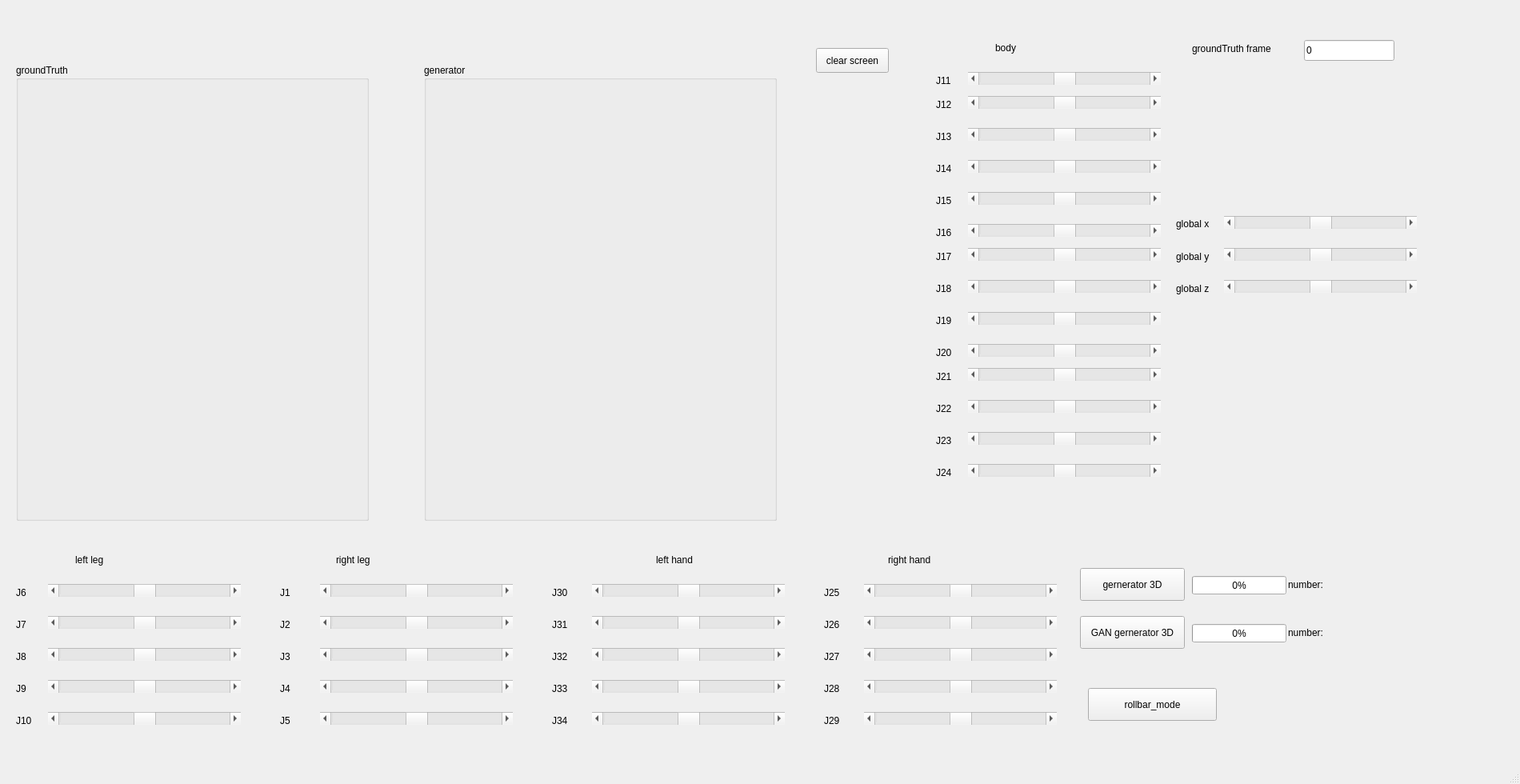
<?xml version="1.0" encoding="UTF-8"?>
<ui version="4.0">
 <class>MainWindow</class>
 <widget class="QMainWindow" name="MainWindow">
  <property name="geometry">
   <rect>
    <x>0</x>
    <y>0</y>
    <width>1900</width>
    <height>980</height>
   </rect>
  </property>
  <property name="windowTitle">
   <string>MainWindow</string>
  </property>
  <widget class="QWidget" name="centralwidget">
   <widget class="QGroupBox" name="groupBox_groundTruth">
    <property name="geometry">
     <rect>
      <x>20</x>
      <y>80</y>
      <width>441</width>
      <height>571</height>
     </rect>
    </property>
    <property name="title">
     <string>groundTruth</string>
    </property>
   </widget>
   <widget class="QPushButton" name="but_clearScreem">
    <property name="geometry">
     <rect>
      <x>1020</x>
      <y>60</y>
      <width>91</width>
      <height>31</height>
     </rect>
    </property>
    <property name="text">
     <string>clear screen</string>
    </property>
   </widget>
   <widget class="QPushButton" name="but_generater">
    <property name="geometry">
     <rect>
      <x>1350</x>
      <y>710</y>
      <width>131</width>
      <height>41</height>
     </rect>
    </property>
    <property name="text">
     <string>gernerator 3D</string>
    </property>
   </widget>
   <widget class="QPushButton" name="but_showMode">
    <property name="geometry">
     <rect>
      <x>1360</x>
      <y>860</y>
      <width>161</width>
      <height>41</height>
     </rect>
    </property>
    <property name="text">
     <string>rollbar_mode</string>
    </property>
   </widget>
   <widget class="QLabel" name="label_joint7">
    <property name="geometry">
     <rect>
      <x>20</x>
      <y>770</y>
      <width>41</width>
      <height>21</height>
     </rect>
    </property>
    <property name="text">
     <string>J7</string>
    </property>
   </widget>
   <widget class="QScrollBar" name="bar_joint9">
    <property name="geometry">
     <rect>
      <x>60</x>
      <y>850</y>
      <width>241</width>
      <height>16</height>
     </rect>
    </property>
    <property name="minimum">
     <number>-180</number>
    </property>
    <property name="maximum">
     <number>180</number>
    </property>
    <property name="orientation">
     <enum>Qt::Horizontal</enum>
    </property>
   </widget>
   <widget class="QScrollBar" name="bar_joint5">
    <property name="geometry">
     <rect>
      <x>400</x>
      <y>890</y>
      <width>241</width>
      <height>16</height>
     </rect>
    </property>
    <property name="minimum">
     <number>-180</number>
    </property>
    <property name="maximum">
     <number>180</number>
    </property>
    <property name="orientation">
     <enum>Qt::Horizontal</enum>
    </property>
   </widget>
   <widget class="QScrollBar" name="bar_joint6">
    <property name="geometry">
     <rect>
      <x>60</x>
      <y>730</y>
      <width>241</width>
      <height>16</height>
     </rect>
    </property>
    <property name="minimum">
     <number>-180</number>
    </property>
    <property name="maximum">
     <number>180</number>
    </property>
    <property name="orientation">
     <enum>Qt::Horizontal</enum>
    </property>
   </widget>
   <widget class="QLabel" name="label_joint10">
    <property name="geometry">
     <rect>
      <x>20</x>
      <y>890</y>
      <width>41</width>
      <height>21</height>
     </rect>
    </property>
    <property name="text">
     <string>J10</string>
    </property>
   </widget>
   <widget class="QScrollBar" name="bar_joint32">
    <property name="geometry">
     <rect>
      <x>740</x>
      <y>810</y>
      <width>241</width>
      <height>16</height>
     </rect>
    </property>
    <property name="minimum">
     <number>-180</number>
    </property>
    <property name="maximum">
     <number>180</number>
    </property>
    <property name="orientation">
     <enum>Qt::Horizontal</enum>
    </property>
   </widget>
   <widget class="QLabel" name="label_joint6">
    <property name="geometry">
     <rect>
      <x>20</x>
      <y>730</y>
      <width>41</width>
      <height>21</height>
     </rect>
    </property>
    <property name="text">
     <string>J6</string>
    </property>
   </widget>
   <widget class="QLabel" name="label_joint34">
    <property name="geometry">
     <rect>
      <x>690</x>
      <y>890</y>
      <width>41</width>
      <height>21</height>
     </rect>
    </property>
    <property name="text">
     <string>J34</string>
    </property>
   </widget>
   <widget class="QLabel" name="label_joint1">
    <property name="geometry">
     <rect>
      <x>350</x>
      <y>730</y>
      <width>41</width>
      <height>21</height>
     </rect>
    </property>
    <property name="text">
     <string>J1</string>
    </property>
   </widget>
   <widget class="QScrollBar" name="bar_joint2">
    <property name="geometry">
     <rect>
      <x>400</x>
      <y>770</y>
      <width>241</width>
      <height>16</height>
     </rect>
    </property>
    <property name="minimum">
     <number>-180</number>
    </property>
    <property name="maximum">
     <number>180</number>
    </property>
    <property name="orientation">
     <enum>Qt::Horizontal</enum>
    </property>
   </widget>
   <widget class="QScrollBar" name="bar_joint7">
    <property name="geometry">
     <rect>
      <x>60</x>
      <y>770</y>
      <width>241</width>
      <height>16</height>
     </rect>
    </property>
    <property name="minimum">
     <number>-180</number>
    </property>
    <property name="maximum">
     <number>180</number>
    </property>
    <property name="orientation">
     <enum>Qt::Horizontal</enum>
    </property>
   </widget>
   <widget class="QScrollBar" name="bar_joint29">
    <property name="geometry">
     <rect>
      <x>1080</x>
      <y>890</y>
      <width>241</width>
      <height>16</height>
     </rect>
    </property>
    <property name="minimum">
     <number>-180</number>
    </property>
    <property name="maximum">
     <number>180</number>
    </property>
    <property name="orientation">
     <enum>Qt::Horizontal</enum>
    </property>
   </widget>
   <widget class="QLabel" name="label_joint4">
    <property name="geometry">
     <rect>
      <x>350</x>
      <y>850</y>
      <width>41</width>
      <height>21</height>
     </rect>
    </property>
    <property name="text">
     <string>J4</string>
    </property>
   </widget>
   <widget class="QScrollBar" name="bar_joint31">
    <property name="geometry">
     <rect>
      <x>740</x>
      <y>770</y>
      <width>241</width>
      <height>16</height>
     </rect>
    </property>
    <property name="minimum">
     <number>-180</number>
    </property>
    <property name="maximum">
     <number>180</number>
    </property>
    <property name="orientation">
     <enum>Qt::Horizontal</enum>
    </property>
   </widget>
   <widget class="QScrollBar" name="bar_joint25">
    <property name="geometry">
     <rect>
      <x>1080</x>
      <y>730</y>
      <width>241</width>
      <height>16</height>
     </rect>
    </property>
    <property name="minimum">
     <number>-180</number>
    </property>
    <property name="maximum">
     <number>180</number>
    </property>
    <property name="orientation">
     <enum>Qt::Horizontal</enum>
    </property>
   </widget>
   <widget class="QScrollBar" name="bar_joint26">
    <property name="geometry">
     <rect>
      <x>1080</x>
      <y>770</y>
      <width>241</width>
      <height>16</height>
     </rect>
    </property>
    <property name="minimum">
     <number>-180</number>
    </property>
    <property name="maximum">
     <number>180</number>
    </property>
    <property name="orientation">
     <enum>Qt::Horizontal</enum>
    </property>
   </widget>
   <widget class="QLabel" name="label_joint29">
    <property name="geometry">
     <rect>
      <x>1030</x>
      <y>890</y>
      <width>41</width>
      <height>21</height>
     </rect>
    </property>
    <property name="text">
     <string>J29</string>
    </property>
   </widget>
   <widget class="QScrollBar" name="bar_joint1">
    <property name="geometry">
     <rect>
      <x>400</x>
      <y>730</y>
      <width>241</width>
      <height>16</height>
     </rect>
    </property>
    <property name="minimum">
     <number>-180</number>
    </property>
    <property name="maximum">
     <number>180</number>
    </property>
    <property name="orientation">
     <enum>Qt::Horizontal</enum>
    </property>
   </widget>
   <widget class="QLabel" name="label_joint8">
    <property name="geometry">
     <rect>
      <x>20</x>
      <y>810</y>
      <width>41</width>
      <height>21</height>
     </rect>
    </property>
    <property name="text">
     <string>J8</string>
    </property>
   </widget>
   <widget class="QScrollBar" name="bar_joint34">
    <property name="geometry">
     <rect>
      <x>740</x>
      <y>890</y>
      <width>241</width>
      <height>16</height>
     </rect>
    </property>
    <property name="minimum">
     <number>-180</number>
    </property>
    <property name="maximum">
     <number>180</number>
    </property>
    <property name="orientation">
     <enum>Qt::Horizontal</enum>
    </property>
   </widget>
   <widget class="QLabel" name="label_title5">
    <property name="geometry">
     <rect>
      <x>820</x>
      <y>690</y>
      <width>71</width>
      <height>20</height>
     </rect>
    </property>
    <property name="text">
     <string>left hand</string>
    </property>
   </widget>
   <widget class="QScrollBar" name="bar_joint4">
    <property name="geometry">
     <rect>
      <x>400</x>
      <y>850</y>
      <width>241</width>
      <height>16</height>
     </rect>
    </property>
    <property name="minimum">
     <number>-180</number>
    </property>
    <property name="maximum">
     <number>180</number>
    </property>
    <property name="orientation">
     <enum>Qt::Horizontal</enum>
    </property>
   </widget>
   <widget class="QLabel" name="label_joint32">
    <property name="geometry">
     <rect>
      <x>690</x>
      <y>810</y>
      <width>41</width>
      <height>21</height>
     </rect>
    </property>
    <property name="text">
     <string>J32</string>
    </property>
   </widget>
   <widget class="QLabel" name="label_joint9">
    <property name="geometry">
     <rect>
      <x>20</x>
      <y>850</y>
      <width>41</width>
      <height>21</height>
     </rect>
    </property>
    <property name="text">
     <string>J9</string>
    </property>
   </widget>
   <widget class="QScrollBar" name="bar_joint3">
    <property name="geometry">
     <rect>
      <x>400</x>
      <y>810</y>
      <width>241</width>
      <height>16</height>
     </rect>
    </property>
    <property name="minimum">
     <number>-180</number>
    </property>
    <property name="maximum">
     <number>180</number>
    </property>
    <property name="orientation">
     <enum>Qt::Horizontal</enum>
    </property>
   </widget>
   <widget class="QLabel" name="label_joint25">
    <property name="geometry">
     <rect>
      <x>1030</x>
      <y>730</y>
      <width>41</width>
      <height>21</height>
     </rect>
    </property>
    <property name="text">
     <string>J25</string>
    </property>
   </widget>
   <widget class="QLabel" name="label_title4">
    <property name="geometry">
     <rect>
      <x>1110</x>
      <y>690</y>
      <width>71</width>
      <height>20</height>
     </rect>
    </property>
    <property name="text">
     <string>right hand</string>
    </property>
   </widget>
   <widget class="QLabel" name="label_title1">
    <property name="geometry">
     <rect>
      <x>420</x>
      <y>690</y>
      <width>71</width>
      <height>20</height>
     </rect>
    </property>
    <property name="text">
     <string>right leg</string>
    </property>
   </widget>
   <widget class="QLabel" name="label_joint5">
    <property name="geometry">
     <rect>
      <x>350</x>
      <y>890</y>
      <width>41</width>
      <height>21</height>
     </rect>
    </property>
    <property name="text">
     <string>J5</string>
    </property>
   </widget>
   <widget class="QLabel" name="label_joint30">
    <property name="geometry">
     <rect>
      <x>690</x>
      <y>730</y>
      <width>41</width>
      <height>21</height>
     </rect>
    </property>
    <property name="text">
     <string>J30</string>
    </property>
   </widget>
   <widget class="QScrollBar" name="bar_joint8">
    <property name="geometry">
     <rect>
      <x>60</x>
      <y>810</y>
      <width>241</width>
      <height>16</height>
     </rect>
    </property>
    <property name="minimum">
     <number>-180</number>
    </property>
    <property name="maximum">
     <number>180</number>
    </property>
    <property name="orientation">
     <enum>Qt::Horizontal</enum>
    </property>
   </widget>
   <widget class="QLabel" name="label_joint27">
    <property name="geometry">
     <rect>
      <x>1030</x>
      <y>810</y>
      <width>41</width>
      <height>21</height>
     </rect>
    </property>
    <property name="text">
     <string>J27</string>
    </property>
   </widget>
   <widget class="QLabel" name="label_joint3">
    <property name="geometry">
     <rect>
      <x>350</x>
      <y>810</y>
      <width>41</width>
      <height>21</height>
     </rect>
    </property>
    <property name="text">
     <string>J3</string>
    </property>
   </widget>
   <widget class="QLabel" name="label_joint33">
    <property name="geometry">
     <rect>
      <x>690</x>
      <y>850</y>
      <width>41</width>
      <height>21</height>
     </rect>
    </property>
    <property name="text">
     <string>J33</string>
    </property>
   </widget>
   <widget class="QLabel" name="label_title2">
    <property name="geometry">
     <rect>
      <x>94</x>
      <y>690</y>
      <width>71</width>
      <height>20</height>
     </rect>
    </property>
    <property name="text">
     <string>left leg</string>
    </property>
   </widget>
   <widget class="QScrollBar" name="bar_joint27">
    <property name="geometry">
     <rect>
      <x>1080</x>
      <y>810</y>
      <width>241</width>
      <height>16</height>
     </rect>
    </property>
    <property name="minimum">
     <number>-180</number>
    </property>
    <property name="maximum">
     <number>180</number>
    </property>
    <property name="orientation">
     <enum>Qt::Horizontal</enum>
    </property>
   </widget>
   <widget class="QLabel" name="label_joint31">
    <property name="geometry">
     <rect>
      <x>690</x>
      <y>770</y>
      <width>41</width>
      <height>21</height>
     </rect>
    </property>
    <property name="text">
     <string>J31</string>
    </property>
   </widget>
   <widget class="QLabel" name="label_joint26">
    <property name="geometry">
     <rect>
      <x>1030</x>
      <y>770</y>
      <width>41</width>
      <height>21</height>
     </rect>
    </property>
    <property name="text">
     <string>J26</string>
    </property>
   </widget>
   <widget class="QScrollBar" name="bar_joint30">
    <property name="geometry">
     <rect>
      <x>740</x>
      <y>730</y>
      <width>241</width>
      <height>16</height>
     </rect>
    </property>
    <property name="minimum">
     <number>-180</number>
    </property>
    <property name="maximum">
     <number>180</number>
    </property>
    <property name="orientation">
     <enum>Qt::Horizontal</enum>
    </property>
   </widget>
   <widget class="QLabel" name="label_joint28">
    <property name="geometry">
     <rect>
      <x>1030</x>
      <y>850</y>
      <width>41</width>
      <height>21</height>
     </rect>
    </property>
    <property name="text">
     <string>J28</string>
    </property>
   </widget>
   <widget class="QScrollBar" name="bar_joint28">
    <property name="geometry">
     <rect>
      <x>1080</x>
      <y>850</y>
      <width>241</width>
      <height>16</height>
     </rect>
    </property>
    <property name="minimum">
     <number>-180</number>
    </property>
    <property name="maximum">
     <number>180</number>
    </property>
    <property name="orientation">
     <enum>Qt::Horizontal</enum>
    </property>
   </widget>
   <widget class="QScrollBar" name="bar_joint10">
    <property name="geometry">
     <rect>
      <x>60</x>
      <y>890</y>
      <width>241</width>
      <height>16</height>
     </rect>
    </property>
    <property name="minimum">
     <number>-180</number>
    </property>
    <property name="maximum">
     <number>180</number>
    </property>
    <property name="orientation">
     <enum>Qt::Horizontal</enum>
    </property>
   </widget>
   <widget class="QLabel" name="label_joint2">
    <property name="geometry">
     <rect>
      <x>350</x>
      <y>770</y>
      <width>41</width>
      <height>21</height>
     </rect>
    </property>
    <property name="text">
     <string>J2</string>
    </property>
   </widget>
   <widget class="QScrollBar" name="bar_joint33">
    <property name="geometry">
     <rect>
      <x>740</x>
      <y>850</y>
      <width>241</width>
      <height>16</height>
     </rect>
    </property>
    <property name="minimum">
     <number>-180</number>
    </property>
    <property name="maximum">
     <number>180</number>
    </property>
    <property name="orientation">
     <enum>Qt::Horizontal</enum>
    </property>
   </widget>
   <widget class="QScrollBar" name="bar_joint13">
    <property name="geometry">
     <rect>
      <x>1210</x>
      <y>160</y>
      <width>241</width>
      <height>16</height>
     </rect>
    </property>
    <property name="minimum">
     <number>-180</number>
    </property>
    <property name="maximum">
     <number>180</number>
    </property>
    <property name="orientation">
     <enum>Qt::Horizontal</enum>
    </property>
   </widget>
   <widget class="QScrollBar" name="bar_joint24">
    <property name="geometry">
     <rect>
      <x>1210</x>
      <y>580</y>
      <width>241</width>
      <height>16</height>
     </rect>
    </property>
    <property name="minimum">
     <number>-180</number>
    </property>
    <property name="maximum">
     <number>180</number>
    </property>
    <property name="orientation">
     <enum>Qt::Horizontal</enum>
    </property>
   </widget>
   <widget class="QLabel" name="label_joint18">
    <property name="geometry">
     <rect>
      <x>1170</x>
      <y>350</y>
      <width>41</width>
      <height>21</height>
     </rect>
    </property>
    <property name="text">
     <string>J18</string>
    </property>
   </widget>
   <widget class="QScrollBar" name="bar_joint19">
    <property name="geometry">
     <rect>
      <x>1210</x>
      <y>390</y>
      <width>241</width>
      <height>16</height>
     </rect>
    </property>
    <property name="minimum">
     <number>-180</number>
    </property>
    <property name="maximum">
     <number>180</number>
    </property>
    <property name="orientation">
     <enum>Qt::Horizontal</enum>
    </property>
   </widget>
   <widget class="QLabel" name="label_joint15">
    <property name="geometry">
     <rect>
      <x>1170</x>
      <y>240</y>
      <width>41</width>
      <height>21</height>
     </rect>
    </property>
    <property name="text">
     <string>J15</string>
    </property>
   </widget>
   <widget class="QScrollBar" name="bar_joint15">
    <property name="geometry">
     <rect>
      <x>1210</x>
      <y>240</y>
      <width>241</width>
      <height>16</height>
     </rect>
    </property>
    <property name="minimum">
     <number>-180</number>
    </property>
    <property name="maximum">
     <number>180</number>
    </property>
    <property name="orientation">
     <enum>Qt::Horizontal</enum>
    </property>
   </widget>
   <widget class="QLabel" name="label_joint13">
    <property name="geometry">
     <rect>
      <x>1170</x>
      <y>160</y>
      <width>41</width>
      <height>21</height>
     </rect>
    </property>
    <property name="text">
     <string>J13</string>
    </property>
   </widget>
   <widget class="QLabel" name="label_title3">
    <property name="geometry">
     <rect>
      <x>1244</x>
      <y>50</y>
      <width>71</width>
      <height>20</height>
     </rect>
    </property>
    <property name="text">
     <string>body</string>
    </property>
   </widget>
   <widget class="QLabel" name="label_join16">
    <property name="geometry">
     <rect>
      <x>1170</x>
      <y>280</y>
      <width>41</width>
      <height>21</height>
     </rect>
    </property>
    <property name="text">
     <string>J16</string>
    </property>
   </widget>
   <widget class="QLabel" name="label_joint11">
    <property name="geometry">
     <rect>
      <x>1170</x>
      <y>90</y>
      <width>41</width>
      <height>21</height>
     </rect>
    </property>
    <property name="text">
     <string>J11</string>
    </property>
   </widget>
   <widget class="QLabel" name="label_joint12">
    <property name="geometry">
     <rect>
      <x>1170</x>
      <y>120</y>
      <width>41</width>
      <height>21</height>
     </rect>
    </property>
    <property name="text">
     <string>J12</string>
    </property>
   </widget>
   <widget class="QLabel" name="label_joint23">
    <property name="geometry">
     <rect>
      <x>1170</x>
      <y>540</y>
      <width>41</width>
      <height>21</height>
     </rect>
    </property>
    <property name="text">
     <string>J23</string>
    </property>
   </widget>
   <widget class="QScrollBar" name="bar_joint11">
    <property name="geometry">
     <rect>
      <x>1210</x>
      <y>90</y>
      <width>241</width>
      <height>16</height>
     </rect>
    </property>
    <property name="minimum">
     <number>-180</number>
    </property>
    <property name="maximum">
     <number>180</number>
    </property>
    <property name="orientation">
     <enum>Qt::Horizontal</enum>
    </property>
   </widget>
   <widget class="QScrollBar" name="bar_joint18">
    <property name="geometry">
     <rect>
      <x>1210</x>
      <y>350</y>
      <width>241</width>
      <height>16</height>
     </rect>
    </property>
    <property name="minimum">
     <number>-180</number>
    </property>
    <property name="maximum">
     <number>180</number>
    </property>
    <property name="orientation">
     <enum>Qt::Horizontal</enum>
    </property>
   </widget>
   <widget class="QLabel" name="label_joint14">
    <property name="geometry">
     <rect>
      <x>1170</x>
      <y>200</y>
      <width>41</width>
      <height>21</height>
     </rect>
    </property>
    <property name="text">
     <string>J14</string>
    </property>
   </widget>
   <widget class="QLabel" name="label_joint17">
    <property name="geometry">
     <rect>
      <x>1170</x>
      <y>310</y>
      <width>41</width>
      <height>21</height>
     </rect>
    </property>
    <property name="text">
     <string>J17</string>
    </property>
   </widget>
   <widget class="QScrollBar" name="bar_joint20">
    <property name="geometry">
     <rect>
      <x>1210</x>
      <y>430</y>
      <width>241</width>
      <height>16</height>
     </rect>
    </property>
    <property name="minimum">
     <number>-180</number>
    </property>
    <property name="maximum">
     <number>180</number>
    </property>
    <property name="orientation">
     <enum>Qt::Horizontal</enum>
    </property>
   </widget>
   <widget class="QLabel" name="label_joint24">
    <property name="geometry">
     <rect>
      <x>1170</x>
      <y>580</y>
      <width>41</width>
      <height>21</height>
     </rect>
    </property>
    <property name="text">
     <string>J24</string>
    </property>
   </widget>
   <widget class="QLabel" name="label_joint21">
    <property name="geometry">
     <rect>
      <x>1170</x>
      <y>460</y>
      <width>41</width>
      <height>21</height>
     </rect>
    </property>
    <property name="text">
     <string>J21</string>
    </property>
   </widget>
   <widget class="QScrollBar" name="bar_joint12">
    <property name="geometry">
     <rect>
      <x>1210</x>
      <y>120</y>
      <width>241</width>
      <height>16</height>
     </rect>
    </property>
    <property name="minimum">
     <number>-180</number>
    </property>
    <property name="maximum">
     <number>180</number>
    </property>
    <property name="orientation">
     <enum>Qt::Horizontal</enum>
    </property>
   </widget>
   <widget class="QScrollBar" name="bar_joint16">
    <property name="geometry">
     <rect>
      <x>1210</x>
      <y>280</y>
      <width>241</width>
      <height>16</height>
     </rect>
    </property>
    <property name="minimum">
     <number>-180</number>
    </property>
    <property name="maximum">
     <number>180</number>
    </property>
    <property name="orientation">
     <enum>Qt::Horizontal</enum>
    </property>
   </widget>
   <widget class="QLabel" name="label_joint20">
    <property name="geometry">
     <rect>
      <x>1170</x>
      <y>430</y>
      <width>41</width>
      <height>21</height>
     </rect>
    </property>
    <property name="text">
     <string>J20</string>
    </property>
   </widget>
   <widget class="QScrollBar" name="bar_joint23">
    <property name="geometry">
     <rect>
      <x>1210</x>
      <y>540</y>
      <width>241</width>
      <height>16</height>
     </rect>
    </property>
    <property name="minimum">
     <number>-180</number>
    </property>
    <property name="maximum">
     <number>180</number>
    </property>
    <property name="orientation">
     <enum>Qt::Horizontal</enum>
    </property>
   </widget>
   <widget class="QScrollBar" name="bar_joint22">
    <property name="geometry">
     <rect>
      <x>1210</x>
      <y>500</y>
      <width>241</width>
      <height>16</height>
     </rect>
    </property>
    <property name="minimum">
     <number>-180</number>
    </property>
    <property name="maximum">
     <number>180</number>
    </property>
    <property name="orientation">
     <enum>Qt::Horizontal</enum>
    </property>
   </widget>
   <widget class="QLabel" name="label_joint22">
    <property name="geometry">
     <rect>
      <x>1170</x>
      <y>500</y>
      <width>41</width>
      <height>21</height>
     </rect>
    </property>
    <property name="text">
     <string>J22</string>
    </property>
   </widget>
   <widget class="QScrollBar" name="bar_joint17">
    <property name="geometry">
     <rect>
      <x>1210</x>
      <y>310</y>
      <width>241</width>
      <height>16</height>
     </rect>
    </property>
    <property name="minimum">
     <number>-180</number>
    </property>
    <property name="maximum">
     <number>180</number>
    </property>
    <property name="orientation">
     <enum>Qt::Horizontal</enum>
    </property>
   </widget>
   <widget class="QScrollBar" name="bar_joint14">
    <property name="geometry">
     <rect>
      <x>1210</x>
      <y>200</y>
      <width>241</width>
      <height>16</height>
     </rect>
    </property>
    <property name="minimum">
     <number>-180</number>
    </property>
    <property name="maximum">
     <number>180</number>
    </property>
    <property name="orientation">
     <enum>Qt::Horizontal</enum>
    </property>
   </widget>
   <widget class="QLabel" name="label_joint19">
    <property name="geometry">
     <rect>
      <x>1170</x>
      <y>390</y>
      <width>41</width>
      <height>21</height>
     </rect>
    </property>
    <property name="text">
     <string>J19</string>
    </property>
   </widget>
   <widget class="QScrollBar" name="bar_joint21">
    <property name="geometry">
     <rect>
      <x>1210</x>
      <y>460</y>
      <width>241</width>
      <height>16</height>
     </rect>
    </property>
    <property name="minimum">
     <number>-180</number>
    </property>
    <property name="maximum">
     <number>180</number>
    </property>
    <property name="orientation">
     <enum>Qt::Horizontal</enum>
    </property>
   </widget>
   <widget class="QProgressBar" name="progressBar_generator_3d">
    <property name="geometry">
     <rect>
      <x>1490</x>
      <y>720</y>
      <width>118</width>
      <height>23</height>
     </rect>
    </property>
    <property name="value">
     <number>0</number>
    </property>
   </widget>
   <widget class="QScrollBar" name="bar_global_x">
    <property name="geometry">
     <rect>
      <x>1530</x>
      <y>270</y>
      <width>241</width>
      <height>16</height>
     </rect>
    </property>
    <property name="minimum">
     <number>-180</number>
    </property>
    <property name="maximum">
     <number>180</number>
    </property>
    <property name="orientation">
     <enum>Qt::Horizontal</enum>
    </property>
   </widget>
   <widget class="QLabel" name="label_global_z">
    <property name="geometry">
     <rect>
      <x>1470</x>
      <y>350</y>
      <width>51</width>
      <height>21</height>
     </rect>
    </property>
    <property name="text">
     <string>global z</string>
    </property>
   </widget>
   <widget class="QScrollBar" name="bar_global_y">
    <property name="geometry">
     <rect>
      <x>1530</x>
      <y>310</y>
      <width>241</width>
      <height>16</height>
     </rect>
    </property>
    <property name="minimum">
     <number>-180</number>
    </property>
    <property name="maximum">
     <number>180</number>
    </property>
    <property name="orientation">
     <enum>Qt::Horizontal</enum>
    </property>
   </widget>
   <widget class="QScrollBar" name="bar_global_z">
    <property name="geometry">
     <rect>
      <x>1530</x>
      <y>350</y>
      <width>241</width>
      <height>16</height>
     </rect>
    </property>
    <property name="minimum">
     <number>-180</number>
    </property>
    <property name="maximum">
     <number>180</number>
    </property>
    <property name="orientation">
     <enum>Qt::Horizontal</enum>
    </property>
   </widget>
   <widget class="QLabel" name="label_global_x">
    <property name="geometry">
     <rect>
      <x>1470</x>
      <y>270</y>
      <width>51</width>
      <height>20</height>
     </rect>
    </property>
    <property name="text">
     <string>global x</string>
    </property>
   </widget>
   <widget class="QLabel" name="label_global_y">
    <property name="geometry">
     <rect>
      <x>1470</x>
      <y>310</y>
      <width>51</width>
      <height>21</height>
     </rect>
    </property>
    <property name="text">
     <string>global y</string>
    </property>
   </widget>
   <widget class="QGroupBox" name="groupBox_generator">
    <property name="geometry">
     <rect>
      <x>530</x>
      <y>80</y>
      <width>441</width>
      <height>571</height>
     </rect>
    </property>
    <property name="title">
     <string>generator</string>
    </property>
   </widget>
   <widget class="QLabel" name="label_groundTruth_frame">
    <property name="geometry">
     <rect>
      <x>1490</x>
      <y>40</y>
      <width>121</width>
      <height>41</height>
     </rect>
    </property>
    <property name="text">
     <string>groundTruth frame</string>
    </property>
   </widget>
   <widget class="QLineEdit" name="lineEdit_groundTruth_frame">
    <property name="geometry">
     <rect>
      <x>1630</x>
      <y>50</y>
      <width>113</width>
      <height>26</height>
     </rect>
    </property>
    <property name="text">
     <string>0</string>
    </property>
   </widget>
   <widget class="QPushButton" name="but_GAN_generater">
    <property name="geometry">
     <rect>
      <x>1350</x>
      <y>770</y>
      <width>131</width>
      <height>41</height>
     </rect>
    </property>
    <property name="text">
     <string>GAN gernerator 3D</string>
    </property>
   </widget>
   <widget class="QProgressBar" name="progressBar_GAN_generator_3d">
    <property name="geometry">
     <rect>
      <x>1490</x>
      <y>780</y>
      <width>118</width>
      <height>23</height>
     </rect>
    </property>
    <property name="value">
     <number>0</number>
    </property>
   </widget>
   <widget class="QLabel" name="label_generator_num">
    <property name="geometry">
     <rect>
      <x>1610</x>
      <y>710</y>
      <width>181</width>
      <height>41</height>
     </rect>
    </property>
    <property name="text">
     <string>number:</string>
    </property>
   </widget>
   <widget class="QLabel" name="label_GAN_generator_num">
    <property name="geometry">
     <rect>
      <x>1610</x>
      <y>770</y>
      <width>181</width>
      <height>41</height>
     </rect>
    </property>
    <property name="text">
     <string>number:</string>
    </property>
   </widget>
  </widget>
  <widget class="QMenuBar" name="menubar">
   <property name="geometry">
    <rect>
     <x>0</x>
     <y>0</y>
     <width>1900</width>
     <height>23</height>
    </rect>
   </property>
  </widget>
  <widget class="QStatusBar" name="statusbar"/>
 </widget>
 <resources/>
 <connections/>
</ui>
